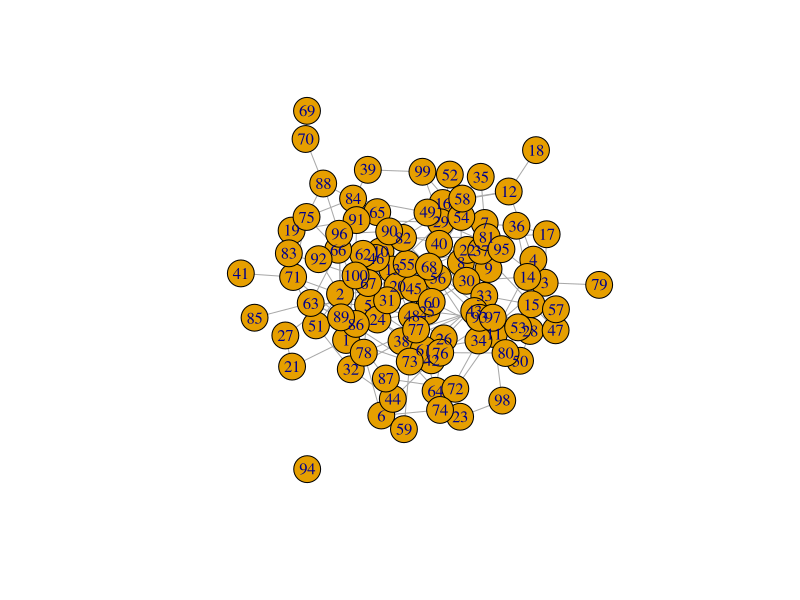
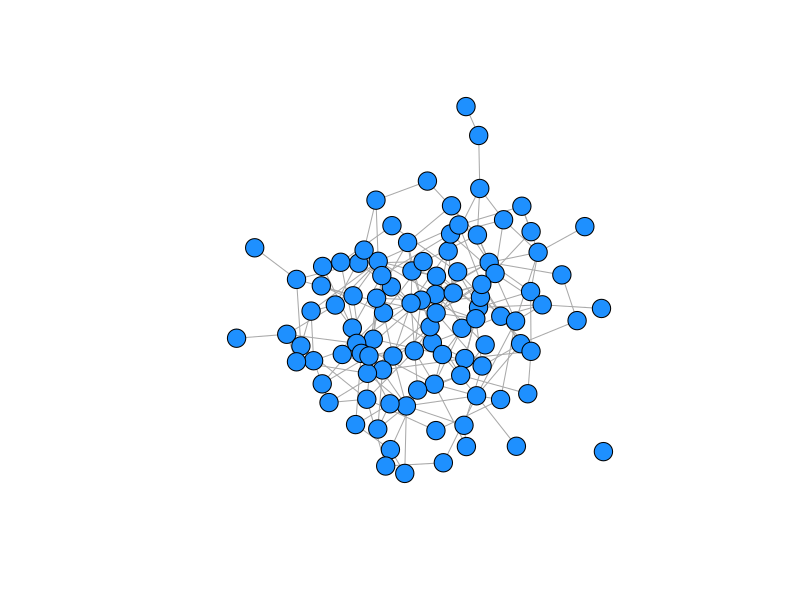
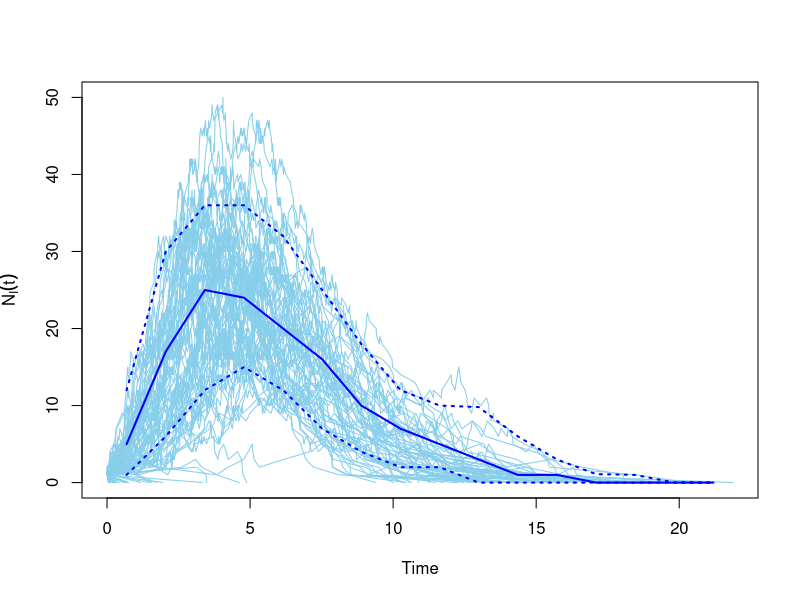

Generate these figures, in order, with R:
## ---- chunk 1

lst <- list(runif(100), data.frame(x=runif(100), y=runif(100)), letters[1:10], 'a')

# index single list elements
lst[[1]]
lst[[2]]
lst[[3]]
lst[[4]]


# index multiple list elements
lst[1:2]


## ---- chunk 2

#install.packages('igraph')
library(igraph)

g <- igraph::sample_gnm(100, 200)

str(g)

## ---- chunk 3

plot(g)

## ---- chunk 4

#' @param g graph object
#' @param colz
#' @param nodeColor
#' @param nodeSize
#' 
#' @return a graph plot

plotGraph <- function(g, lay=layout_nicely(g), colz='dodgerblue'){
	plot(g, layout=lay, edge.width= E(g)$weight, vertex.size=10, directed=FALSE,
		vertex.color= colz, 
    vertex.label=NA)
}


plotGraph(g)

## ---- chunk 5

sims <- igraph::sir(g, beta=0.5, gamma=0.5, no.sim=100)
typeof(sims)
class(sims)

# explore the structure of each list element 
sims[[1]] 

# each list element is another list
sims[[1]][[1]]
sims[[1]]$times 

## ---- chunk 6
plot(sims)
## ---- chunk 7


## ---- chunk 8



## ---- chunk 9



## ---- chunk 10

meanInfections <- function(x){
  # if we consider the mean infecteds as the mean of the infected vector
  return(mean(x$NI))
  # if we consider the mean infecteds as the mean number of nodes infected 
  # return((x$NS[1]+1)-tail(x$NS,1))
}


meanInfs <- lapply(sims, meanInfections)
str(meanInfs)

## ---- chunk 11

unlist(meanInfs) 
#or
meanInfs2 <- sapply(sims, meanInfections)

## ---- chunk 12


## ---- chunk 13


## ---- chunk 14

arr <- array(1:27, c(3,3,3))
rownames(arr) = c("Curly", "Larry", "Moe")
colnames(arr) = c("Groucho", "Harpo", "Zeppo")
dimnames(arr)[[3]] = c("Bart", "Lisa", "Maggie")

arr

## ---- chunk 15

plyr::aaply(arr, 1, sum) 

## ---- chunk 16

plyr::adply(.data=arr, .margins=1, .fun=sum) 
plyr::adply(.data=arr, .margins=2, .fun=sum) 
plyr::adply(.data=arr, .margins=3, .fun=sum) 

## ---- chunk 17

plyr::alply(.data=arr, .margins=1, .fun=sum) 

## ---- chunk 18




## ---- chunk 19

lst <- list(1:10, 1:10, 1:10, 1:10, 1:10)
lst

#this makes a single rbind call with each element of the list as an argument
str(do.call(rbind, lst))

#this does it iteratively (so makes n-1 rbind calls)
Reduce(rbind, lst)

## ---- chunk 20

sessionInfo()

